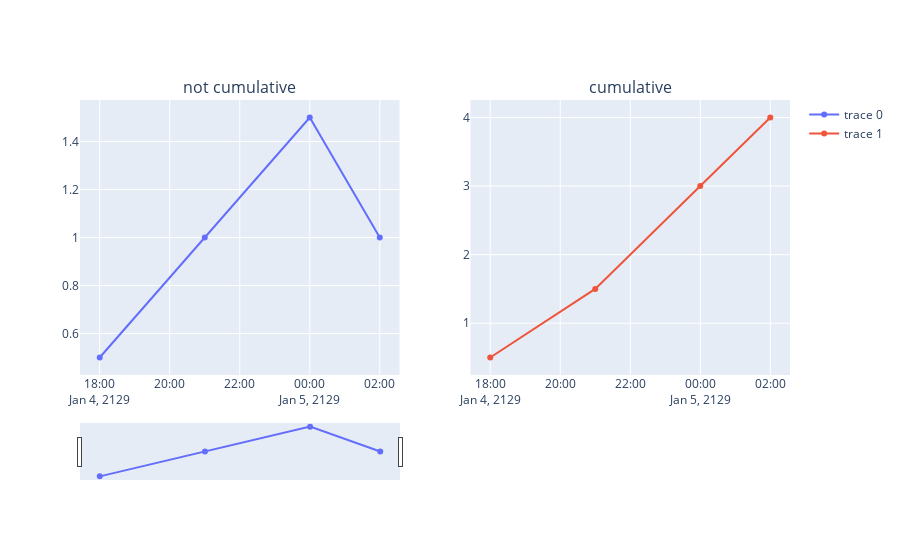

The notebook cell saved with this chart:
### Code cell
fig = make_subplots(rows = 1, cols = 2, subplot_titles=('not cumulative','cumulative'))
fig.add_trace(go.Scatter(x = patient1_drug1.drug_exposure_start_datetime, y = patient1_drug1.quantity), row=1, col=1)
fig.update_layout(xaxis=dict(rangeslider=dict(autorange=True, range=[patient1_drug1.drug_exposure_start_datetime.min(), patient1_drug1.drug_exposure_start_datetime.max()])))
   
fig.add_trace(go.Scatter(x = patient1_drug1.drug_exposure_start_datetime, y = patient1_drug1.cumulative), row=1, col=2)
  
fig.show()

### Figure 1 — Plotly figure (JSON) as saved in the notebook; plotly's stock layout.template omitted (floating-point values rounded to 4 significant figures)
{"data": [{"type": "scatter", "x": ["2129-01-04 18:00:00", "2129-01-04 21:00:00", "2129-01-05 00:00:00", "2129-01-05 02:00:00"], "xaxis": "x", "y": [0.5, 1, 1.5, 1], "yaxis": "y"}, {"type": "scatter", "x": ["2129-01-04 18:00:00", "2129-01-04 21:00:00", "2129-01-05 00:00:00", "2129-01-05 02:00:00"], "xaxis": "x2", "y": [0.5, 1.5, 3, 4], "yaxis": "y2"}], "layout": {"annotations": [{"font": {"size": 16}, "showarrow": false, "text": "not cumulative", "x": 0.225, "xanchor": "center", "xref": "paper", "y": 1, "yanchor": "bottom", "yref": "paper"}, {"font": {"size": 16}, "showarrow": false, "text": "cumulative", "x": 0.775, "xanchor": "center", "xref": "paper", "y": 1, "yanchor": "bottom", "yref": "paper"}], "xaxis": {"anchor": "y", "domain": [0, 0.45], "rangeslider": {"autorange": true, "range": ["2129-01-04 18:00:00", "2129-01-05 02:00:00"]}}, "xaxis2": {"anchor": "y2", "domain": [0.55, 1]}, "yaxis": {"anchor": "x", "domain": [0, 1]}, "yaxis2": {"anchor": "x2", "domain": [0, 1]}}}
